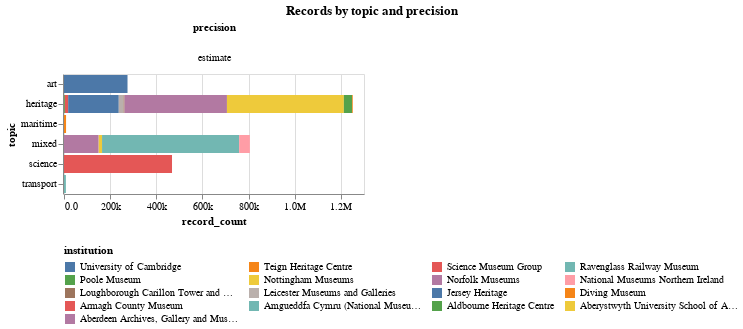

The cell this chart's notebook holds for it:
### Markdown cell above
## Records by topic and precision

### Code cell
title = alt.TitleParams('Records by topic and precision', anchor='middle')
alt.Chart(records_data, title=title).mark_bar().encode(
    column='precision:O',
    x='record_count:Q',
    y='topic:N',
    tooltip=['institution', 'record_count'],
    color=alt.Color('institution:N', sort='descending', legend=alt.Legend(orient='bottom',columns=4))
).properties(width=300).resolve_scale(x='independent').configure(numberFormat='.2s')

### Figure 1 — Vega-Lite specification as saved in the notebook (floating-point values rounded to 4 significant figures)
{"config": {"view": {"continuousWidth": 300, "continuousHeight": 300}, "numberFormat": ".2s"}, "data": {"name": "data-af7d0800904a60c2640209f5987a7442"}, "mark": {"type": "bar"}, "encoding": {"color": {"field": "institution", "legend": {"columns": 4, "orient": "bottom"}, "sort": "descending", "type": "nominal"}, "column": {"field": "precision", "type": "ordinal"}, "tooltip": [{"field": "institution", "type": "nominal"}, {"field": "record_count", "type": "quantitative"}], "x": {"field": "record_count", "type": "quantitative"}, "y": {"field": "topic", "type": "nominal"}}, "resolve": {"scale": {"x": "independent"}}, "title": {"text": "Records by topic and precision", "anchor": "middle"}, "width": 300, "$schema": "https://vega.github.io/schema/vega-lite/v5.17.0.json", "datasets": {"data-af7d0800904a60c2640209f5987a7442": [{"institution": "Aberystwyth University School of Art Museum and Galleries", "subcollection": "Museum Collection", "sector": "university", "type": "museum", "topic": "mixed", "precision": "estimate", "record_count": 15342}, {"institution": "University of Cambridge", "subcollection": "Fitzwilliam Museum", "sector": "university", "type": "museum", "topic": "art", "precision": "estimate", "record_count": 275225}, {"institution": "Amgueddfa Cymru (National Museum Wales)", "subcollection": "Museum Collection", "sector": "national", "type": "museum", "topic": "mixed", "precision": "estimate", "record_count": 593978}, {"institution": "National Museums Northern Ireland", "subcollection": "Museum Collection", "sector": "national", "type": "museum", "topic": "mixed", "precision": "estimate", "record_count": 46618}, {"institution": "Diving Museum", "subcollection": "Museum Collection", "sector": "independent", "type": "museum", "topic": "maritime", "precision": "estimate", "record_count": 8934}, {"institution": "Ravenglass Railway Museum", "subcollection": "Museum Collection", "sector": "independent", "type": "museum", "topic": "transport", "precision": "estimate", "record_count": 8195}, {"institution": "Aberdeen Archives, Gallery and Museums", "subcollection": "Museum Collection", "sector": "regional", "type": "museum", "topic": "mixed", "precision": "estimate", "record_count": 149515}, {"institution": "Aldbourne Heritage Centre", "subcollection": "Museum Collection", "sector": "regional", "type": "museum", "topic": "heritage", "precision": "estimate", "record_count": 3728}, {"institution": "Armagh County Museum", "subcollection": "Museum Collection", "sector": "regional", "type": "museum", "topic": "heritage", "precision": "estimate", "record_count": 14258}, {"institution": "Jersey Heritage", "subcollection": "Museum Collection", "sector": "regional", "type": "museum", "topic": "heritage", "precision": "estimate", "record_count": 219359}, {"institution": "Leicester Museums and Galleries", "subcollection": "Museum Collection", "sector": "regional", "type": "museum", "topic": "heritage", "precision": "estimate", "record_count": 20719}, {"institution": "Loughborough Carillon Tower and War Memorial Museum", "subcollection": "Museum Collection", "sector": "regional", "type": "museum", "topic": "heritage", "precision": "estimate", "record_count": 4266}, {"institution": "Norfolk Museums", "subcollection": "Museum Collection", "sector": "regional", "type": "museum", "topic": "heritage", "precision": "estimate", "record_count": 443754}, {"institution": "Nottingham Museums", "subcollection": "Museum Collection", "sector": "regional", "type": "museum", "topic": "heritage", "precision": "estimate", "record_count": 506639}, {"institution": "Poole Museum", "subcollection": "Museum Collection", "sector": "regional", "type": "museum", "topic": "heritage", "precision": "estimate", "record_count": 35171}, {"institution": "Teign Heritage Centre", "subcollection": "Museum Collection", "sector": "regional", "type": "museum", "topic": "heritage", "precision": "estimate", "record_count": 3324}, {"institution": "Science Museum Group", "subcollection": "Museum Collection", "sector": "dcms", "type": "museum", "topic": "science", "precision": "estimate", "record_count": 468063}]}}
